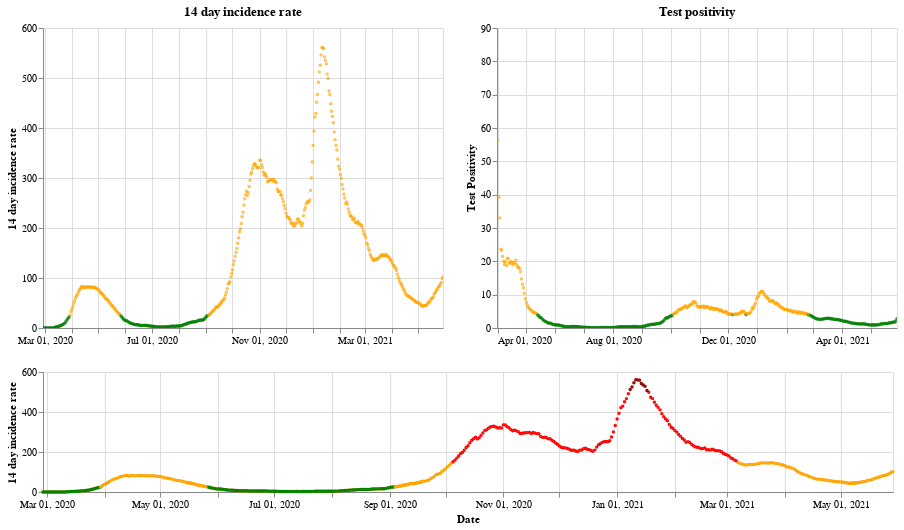

Here is the notebook cell this chart was saved with:
### Markdown cell above
## Scotland

### Code cell
plot_traffic_light('Scotland')

### Figure 1 — Vega-Lite specification as saved in the notebook (floating-point values rounded to 4 significant figures; data arrays with more than 128 entries replaced by an {"elided": "..."} marker saying what was removed)
{"config": {"view": {"continuousWidth": 400, "continuousHeight": 300}}, "vconcat": [{"hconcat": [{"mark": {"type": "point", "size": 2}, "encoding": {"color": {"condition": {"value": "green", "test": "(datum.twoWeeklyCasesRate <= 25)"}, "value": "orange"}, "tooltip": [{"type": "nominal", "field": "areaName"}, {"type": "temporal", "field": "date"}, {"type": "quantitative", "field": "twoWeeklyCasesRate"}, {"type": "quantitative", "field": "testPositivity"}], "x": {"type": "temporal", "axis": {"title": ""}, "field": "date", "scale": {"domain": {"selection": "DateBrush"}}, "timeUnit": "yearmonthdate"}, "y": {"type": "quantitative", "axis": {"title": "14 day incidence rate"}, "field": "twoWeeklyCasesRate"}}, "title": "14 day incidence rate", "width": 400}, {"mark": {"type": "point", "size": 2}, "encoding": {"color": {"condition": {"value": "green", "test": "(datum.testPositivity <= 4)"}, "value": "orange"}, "tooltip": [{"type": "nominal", "field": "areaName"}, {"type": "temporal", "field": "date"}, {"type": "quantitative", "field": "twoWeeklyCasesRate"}, {"type": "quantitative", "field": "testPositivity"}], "x": {"type": "temporal", "axis": {"title": ""}, "field": "date", "scale": {"domain": {"selection": "DateBrush"}}, "timeUnit": "yearmonthdate"}, "y": {"type": "quantitative", "axis": {"title": "Test Positivity"}, "field": "testPositivity"}}, "title": "Test positivity", "width": 400}]}, {"layer": [{"mark": {"type": "point", "size": 2}, "encoding": {"color": {"condition": {"value": "orange", "test": "((50 && datum.twoWeeklyCasesRate) < 150)"}, "value": "red"}, "opacity": {"condition": {"value": 1, "test": "((50 && datum.twoWeeklyCasesRate) < 500)"}, "value": 0}, "tooltip": [{"type": "nominal", "field": "areaName"}, {"type": "temporal", "field": "date"}, {"type": "quantitative", "field": "twoWeeklyCasesRate"}, {"type": "quantitative", "field": "testPositivity"}], "x": {"type": "temporal", "axis": {"title": "Date"}, "field": "date", "timeUnit": "yearmonthdate"}, "y": {"type": "quantitative", "axis": {"title": "14 day incidence rate"}, "field": "twoWeeklyCasesRate"}}, "selection": {"DateBrush": {"type": "interval", "encodings": ["x"], "fields": ["Time"]}}, "width": 850}, {"mark": {"type": "point", "size": 2}, "encoding": {"color": {"value": "darkred"}, "opacity": {"condition": {"value": 1, "test": "(datum.twoWeeklyCasesRate >= 500)"}, "value": 0}, "tooltip": [{"type": "nominal", "field": "areaName"}, {"type": "temporal", "field": "date"}, {"type": "quantitative", "field": "twoWeeklyCasesRate"}, {"type": "quantitative", "field": "testPositivity"}], "x": {"type": "temporal", "axis": {"title": "Date"}, "field": "date", "timeUnit": "yearmonthdate"}, "y": {"type": "quantitative", "axis": {"title": "14 day incidence rate"}, "field": "twoWeeklyCasesRate"}}, "width": 400}, {"mark": {"type": "point", "size": 2}, "encoding": {"color": {"condition": {"value": "green", "test": "((4 && datum.twoWeeklyCasesRate) < 25)"}, "value": "orange"}, "opacity": {"condition": {"value": 1, "test": "(datum.twoWeeklyCasesRate < 50)"}, "value": 0}, "tooltip": [{"type": "nominal", "field": "areaName"}, {"type": "temporal", "field": "date"}, {"type": "quantitative", "field": "twoWeeklyCasesRate"}, {"type": "quantitative", "field": "testPositivity"}], "x": {"type": "temporal", "axis": {"title": "Date"}, "field": "date", "timeUnit": "yearmonthdate"}, "y": {"type": "quantitative", "axis": {"title": "14 day incidence rate"}, "field": "twoWeeklyCasesRate"}}, "width": 400}], "height": 120, "width": 800}], "data": {"name": "data-abfd858d082fc11782ffb177fc6104ae"}, "$schema": "https://vega.github.io/schema/vega-lite/v4.8.1.json", "datasets": {"data-abfd858d082fc11782ffb177fc6104ae": {"elided": "457 records"}}}
